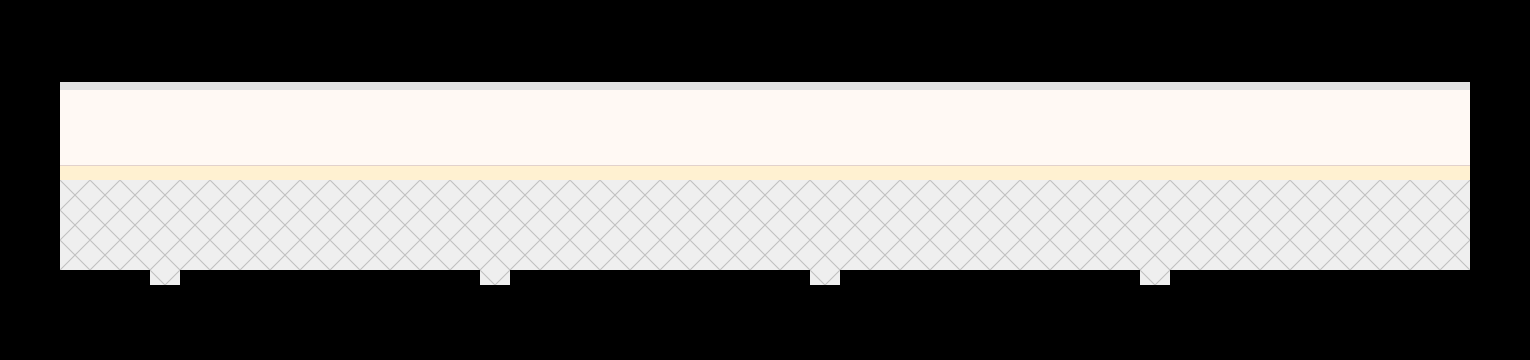

This is a level from a 2D game, rendered from its Tiled map with the project's own tilesets. A one-line summary and the map file follow, with tile-layer data summarised:
An orthogonal 51x12 tile map with 30x30 px tiles, 3 tile layers (Camada de Tiles 1, Camada de Tiles 2, Camada de Tiles 3), 4 tilesets and 5 objects (5x 0).

<map version="1.2" tiledversion="1.3.0" orientation="orthogonal" renderorder="left-up" compressionlevel="0" width="51" height="12" tilewidth="30" tileheight="30" infinite="0" nextlayerid="12" nextobjectid="34">
 <properties>
  <property name="ENEMIES" value="madladcat-peacockpigeon-" />
  <property name="INTERIOR" value="1" />
  <property name="SIGNAL" type="int" value="3" />
 </properties>
 <tileset firstgid="1" source="../Tiles/Files/nature.tsx" />
 <tileset firstgid="50" source="../Tiles/Files/streets.tsx" />
 <tileset firstgid="141" name="buildings" tilewidth="30" tileheight="30" tilecount="48" columns="6">
  <image source="../Tiles/buildings.png" width="180" height="240" />
  <tile id="0">
   <properties>
    <property name="TYPE" value="wall" />
   </properties>
  </tile>
  <tile id="1">
   <properties>
    <property name="TYPE" value="wall" />
   </properties>
  </tile>
  <tile id="2">
   <properties>
    <property name="TYPE" value="wall" />
   </properties>
  </tile>
  <tile id="3">
   <properties>
    <property name="TYPE" value="wall" />
   </properties>
  </tile>
  <tile id="6">
   <properties>
    <property name="TYPE" value="wall" />
   </properties>
  </tile>
  <tile id="7">
   <properties>
    <property name="TYPE" value="wall" />
   </properties>
  </tile>
  <tile id="8">
   <properties>
    <property name="TYPE" value="wall" />
   </properties>
  </tile>
  <tile id="9">
   <properties>
    <property name="TYPE" value="wall" />
   </properties>
  </tile>
  <tile id="10">
   <properties>
    <property name="TYPE" value="wall" />
   </properties>
  </tile>
  <tile id="18">
   <properties>
    <property name="TYPE" value="wall" />
   </properties>
  </tile>
  <tile id="19">
   <properties>
    <property name="TYPE" value="wall" />
   </properties>
  </tile>
  <tile id="24">
   <properties>
    <property name="TYPE" value="wall" />
   </properties>
  </tile>
  <tile id="25">
   <properties>
    <property name="TYPE" value="wall" />
   </properties>
  </tile>
 </tileset>
 <tileset firstgid="189" source="../Tiles/Files/interior.tsx" />
 <layer id="1" name="Camada de Tiles 1" width="51" height="12">
  <data>[612 cells, 333 non-empty, 4 distinct tile ids]</data>
 </layer>
 <layer id="3" name="Camada de Tiles 2" width="51" height="12">
  <data>[612 cells, 4 non-empty, 1 distinct tile ids]</data>
 </layer>
 <layer id="5" name="Camada de Tiles 3" width="51" height="12">
  <data>[612 cells, 0 non-empty, 0 distinct tile ids]</data>
 </layer>
 <objectgroup id="11" name="SIGNS" />
 <objectgroup id="10" name="PORTAL">
  <object id="28" name="portal_0" type="0" x="60" y="207.333" width="5" height="36.6667">
   <properties>
    <property name="MAP" value="1urban_0" />
    <property name="PX" type="int" value="493" />
    <property name="PY" type="int" value="675" />
   </properties>
  </object>
  <object id="29" name="portal_1" type="0" x="151.833" y="139" width="24" height="40">
   <properties>
    <property name="MAP" value="bedroom_201" />
    <property name="PX" type="int" value="165" />
    <property name="PY" type="int" value="284" />
    <property name="TIME" value="key0201" />
   </properties>
  </object>
  <object id="31" name="portal_2" type="0" x="481.333" y="138.667" width="24" height="40">
   <properties>
    <property name="MAP" value="bedroom_202" />
    <property name="PX" type="int" value="165" />
    <property name="PY" type="int" value="284" />
    <property name="TIME" value="key0202" />
   </properties>
  </object>
  <object id="32" name="portal_3" type="0" x="812.167" y="139" width="24" height="40">
   <properties>
    <property name="MAP" value="bedroom_203" />
    <property name="PX" type="int" value="165" />
    <property name="PY" type="int" value="284" />
    <property name="TIME" value="key0203" />
   </properties>
  </object>
  <object id="33" name="portal_4" type="0" x="1141" y="139.833" width="24" height="40">
   <properties>
    <property name="MAP" value="bedroom_204" />
    <property name="PX" type="int" value="165" />
    <property name="PY" type="int" value="284" />
    <property name="TIME" value="key0204" />
   </properties>
  </object>
 </objectgroup>
 <objectgroup id="9" name="VEHICLES" />
 <objectgroup id="7" name="NPC" />
</map>
